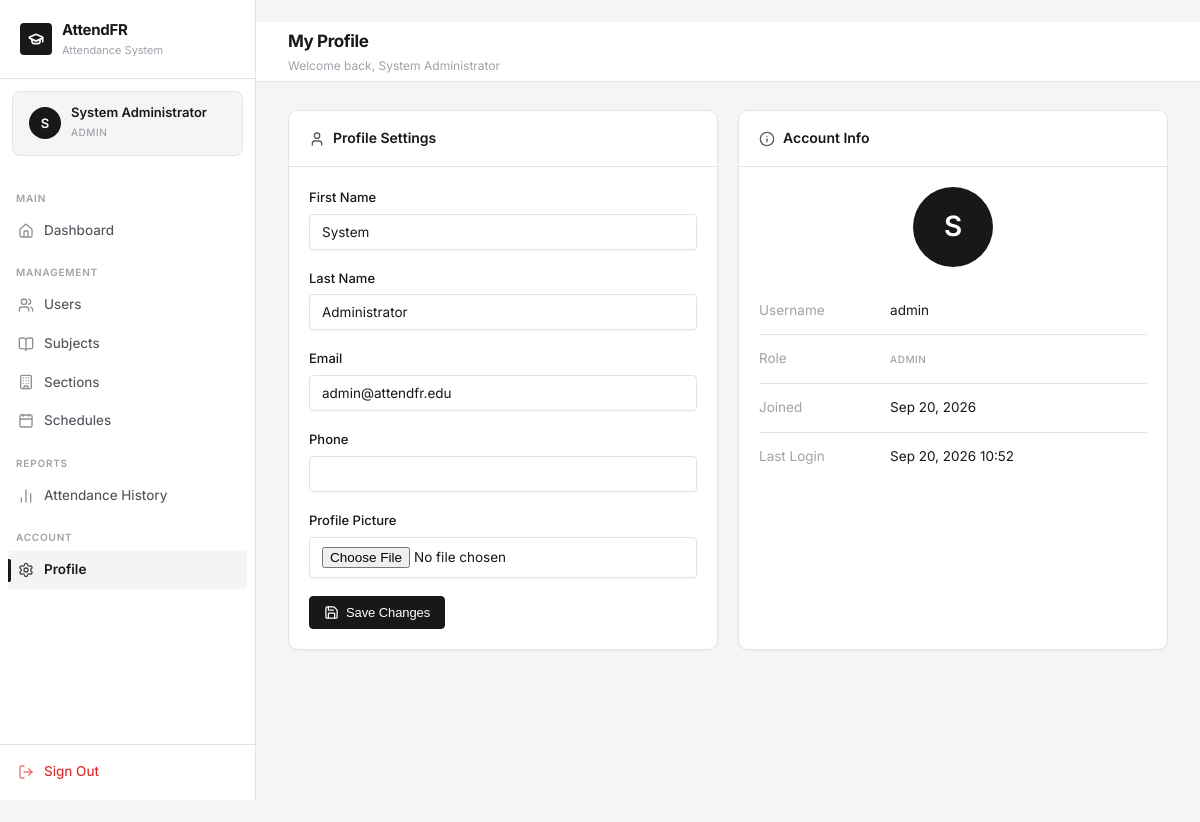
Page /accounts/profile/ (signed in) on the earlier database version.
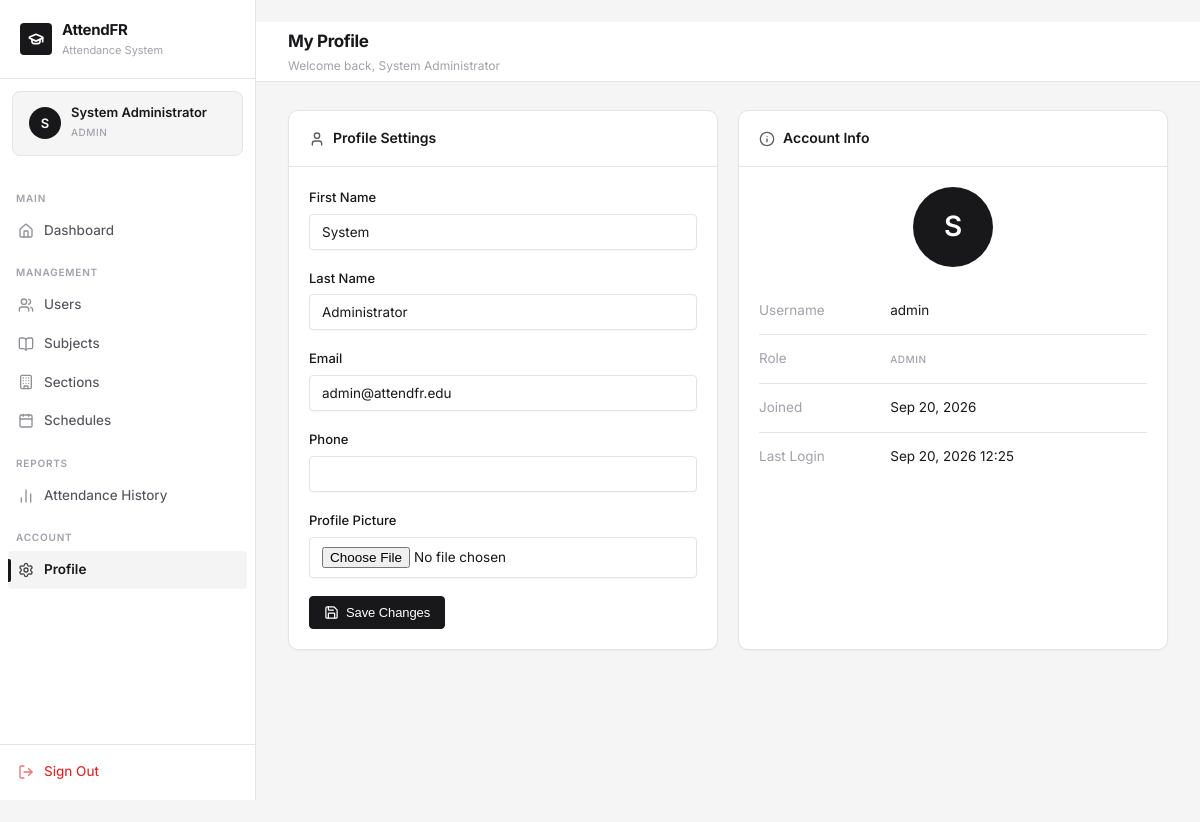
Same page on the later database version.
### accounts/models.py (models this page shows, shortened)
class CustomUser(AbstractUser):
    ROLE_CHOICES = (
        ('admin', 'Admin'),
        ('teacher', 'Teacher'),
        ('student', 'Student'),
    )
    role = models.CharField(max_length=10, choices=ROLE_CHOICES, default='student')
    profile_image = models.ImageField(upload_to='profiles/', blank=True, null=True)
    phone = models.CharField(max_length=20, blank=True)
    class Meta:
        verbose_name = 'User'
        verbose_name_plural = 'Users'

### accounts/views.py (the view)
# urls.py: path('profile/', views.profile_view, name='profile'),
@login_required
def profile_view(request):
    form = UserEditForm(request.POST or None, request.FILES or None, instance=request.user)
    if request.method == 'POST' and form.is_valid():
        form.save()
        messages.success(request, 'Profile updated successfully.')
        return redirect('profile')
    return render(request, 'accounts/profile.html', {'form': form})

### accounts/forms.py
class UserEditForm(forms.ModelForm):
    class Meta:
        model = CustomUser
        fields = ['first_name', 'last_name', 'email', 'phone', 'profile_image']
        widgets = {
            'first_name': forms.TextInput(attrs={'class': 'form-control'}),
            'last_name': forms.TextInput(attrs={'class': 'form-control'}),
            'email': forms.EmailInput(attrs={'class': 'form-control'}),
            'phone': forms.TextInput(attrs={'class': 'form-control'}),
            'profile_image': forms.FileInput(attrs={'class': 'form-control'}),
        }

### templates/accounts/profile.html (shortened to what this page needs)
{% extends 'base.html' %}
{% block page_title %}My Profile{% endblock %}
{% block content %}
<div class="grid-2">
  <div class="card">
    <div class="card-header"><span class="card-title"><i data-lucide="user"></i> Profile Settings</span></div>
    <div class="card-body">
      <form method="post" enctype="multipart/form-data">
        <div class="form-group">
          <label class="form-label">First Name</label>
          {{ form.first_name }}
        </div>
        <div class="form-group">
          <label class="form-label">Last Name</label>
          {{ form.last_name }}
        </div>
        <div class="form-group">
          <label class="form-label">Email</label>
          {{ form.email }}
        </div>
        <div class="form-group">
          <label class="form-label">Phone</label>
          {{ form.phone }}
        </div>
        <div class="form-group">
          <label class="form-label">Profile Picture</label>
          {{ form.profile_image }}
        </div>
        <button type="submit" class="btn btn-primary"><i data-lucide="save"></i> Save Changes</button>
      </form>
    </div>
  </div>
  <div class="card">
    <div class="card-header"><span class="card-title"><i data-lucide="info"></i> Account Info</span></div>
    <div class="card-body">
      <div style="text-align:center; margin-bottom:20px;">
        {% if user.profile_image %}
          <img src="{{ user.profile_image.url }}" style="width:80px;height:80px;border-radius:50%;object-fit:cover;" alt="Profile">
        {% else %}
          <div class="sidebar-user-avatar" style="width:80px;height:80px;font-size:28px;margin:0 auto;">
            {{ user.first_name|first|default:user.username|first|upper }}
          </div>
        {% endif %}
      </div>
      <table style="width:100%;">
        <tr><td class="text-muted" style="padding:6px 0;">Username</td><td>{{ user.username }}</td></tr>
        <tr><td class="text-muted" style="padding:6px 0;">Role</td><td><span class="role-badge {{ user.role }}">{{ user.get_role_display }}</span></td></tr>
        <tr><td class="text-muted" style="padding:6px 0;">Joined</td><td>{{ user.date_joined|date:"M d, Y" }}</td></tr>
        <tr><td class="text-muted" style="padding:6px 0;">Last Login</td><td>{{ user.last_login|date:"M d, Y H:i"|default:"Never" }}</td></tr>
      </table>
    </div>
  </div>
</div>
{% endblock %}

### templates/base.html (shortened to what this page needs)
{% load static %}
<!DOCTYPE html>
<html lang="en">
<head>
  <link rel="stylesheet" href="{% static 'css/style.css' %}">
</head>
<body>
{% if user.is_authenticated %}
<div class="app-layout">
  <aside class="sidebar" id="sidebar">
    <div class="sidebar-logo">
      <div class="sidebar-logo-icon"><i data-lucide="graduation-cap"></i></div>
      <div class="sidebar-logo-text">
        <h2>AttendFR</h2>
        <p>Attendance System</p>
      </div>
    </div>
    <div class="sidebar-user">
      {% if user.profile_image %}
        <img src="{{ user.profile_image.url }}" class="sidebar-user-avatar" alt="{{ user.username }}">
      {% else %}
        <div class="sidebar-user-avatar">{{ user.first_name|first|default:user.username|first|upper }}</div>
      {% endif %}
      <div class="sidebar-user-info">
        <div class="name">{{ user.get_full_name|default:user.username }}</div>
        <span class="role-badge {{ user.role }}">{{ user.get_role_display }}</span>
      </div>
    </div>
    <nav class="sidebar-nav">
      <div class="nav-section-label">Main</div>
      <a href="{% url 'dashboard' %}" class="nav-item {% if request.resolver_match.url_name == 'dashboard' %}active{% endif %}">
        <span class="icon"><i data-lucide="home"></i></span> Dashboard
      </a>
      {% if user.role == 'admin' %}
      <div class="nav-section-label">Management</div>
      <a href="{% url 'user_list' %}" class="nav-item {% if 'user' in request.resolver_match.url_name %}active{% endif %}">
        <span class="icon"><i data-lucide="users"></i></span> Users
      </a>
      <a href="{% url 'subject_list' %}" class="nav-item {% if 'subject' in request.resolver_match.url_name %}active{% endif %}">
        <span class="icon"><i data-lucide="book-open"></i></span> Subjects
      </a>
      <a href="{% url 'section_list' %}" class="nav-item {% if 'section' in request.resolver_match.url_name %}active{% endif %}">
        <span class="icon"><i data-lucide="building"></i></span> Sections
      </a>
      <a href="{% url 'schedule_list' %}" class="nav-item {% if 'schedule' in request.resolver_match.url_name %}active{% endif %}">
        <span class="icon"><i data-lucide="calendar"></i></span> Schedules
      </a>
      <div class="nav-section-label">Reports</div>
      <a href="{% url 'attendance_history' %}" class="nav-item {% if 'history' in request.resolver_match.url_name %}active{% endif %}">
        <span class="icon"><i data-lucide="bar-chart-2"></i></span> Attendance History
      </a>
      {% elif user.role == 'teacher' %}
      <div class="nav-section-label">Teaching</div>
      <a href="{% url 'attendance_history' %}" class="nav-item {% if 'history' in request.resolver_match.url_name %}active{% endif %}">
        <span class="icon"><i data-lucide="bar-chart-2"></i></span> My Sessions
      </a>
      {% endif %}
      <div class="nav-section-label">Account</div>
      <a href="{% url 'profile' %}" class="nav-item {% if request.resolver_match.url_name == 'profile' %}active{% endif %}">
        <span class="icon"><i data-lucide="settings"></i></span> Profile
      </a>
    </nav>
    <div class="sidebar-footer">
      <a href="{% url 'logout' %}" class="nav-item" style="color: var(--danger);">
        <span class="icon"><i data-lucide="log-out"></i></span> Sign Out
      </a>
    </div>
  </aside>
  <main class="main-content">
    <header class="top-header">
      <div class="header-title">
        <h1>{% block page_title %}Dashboard{% endblock %}</h1>
        {% block page_subtitle %}<p>Welcome back, {{ user.get_full_name|default:user.username }}</p>{% endblock %}
      </div>
    </header>
    <div class="page-content">
      {% block content %}{% endblock %}
    </div>
  </main>
</div>
{% else %}
  {% block auth_content %}{% endblock %}
{% endif %}
</body>
</html>

Differences in the rows shown:
changed CustomUser "admin": last_login "Sep 20, 2026 10:52" → "Sep 20, 2026 12:25"
